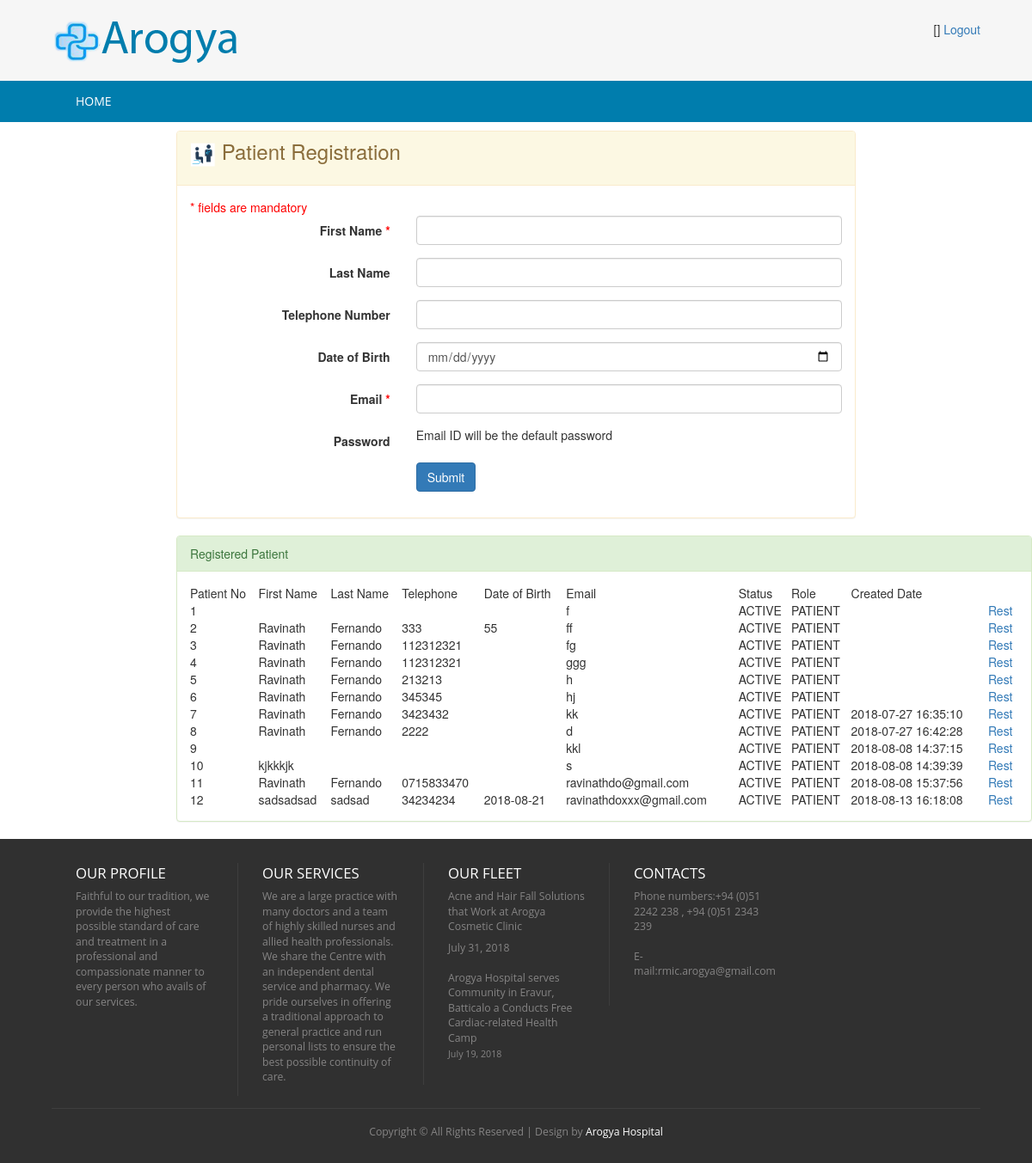
The page /Admin_Controller/loadPatientRegistration on the database as committed earlier.
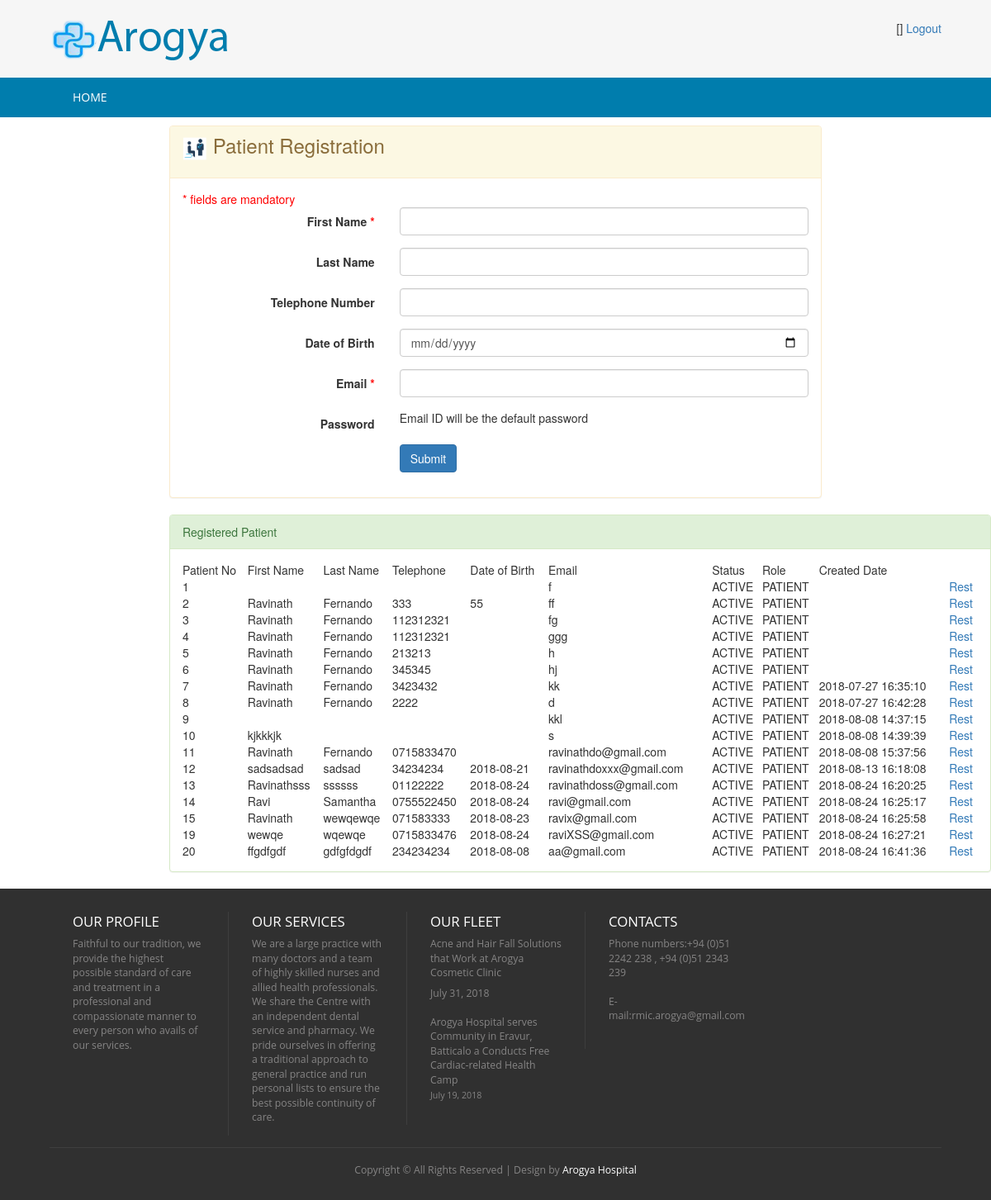
The same page on the database as committed later.
### tables this page shows
CREATE TABLE `hms_patient` (
  `id` int(5) NOT NULL AUTO_INCREMENT,
  `first_name` varchar(100) DEFAULT NULL,
  `last_name` varchar(100) DEFAULT NULL,
  `telephone` varchar(20) DEFAULT NULL,
  `dob` varchar(25) DEFAULT NULL,
  `email` varchar(50) DEFAULT NULL,
  `pword` text DEFAULT NULL,
  `status_code` varchar(20) DEFAULT 'ACTIVE',
  `user_role` varchar(20) DEFAULT 'PATIENT',
  `created_date` timestamp NULL DEFAULT current_timestamp(),
  PRIMARY KEY (`id`),
  UNIQUE KEY `NewIndex1_email` (`email`)
);

### application/controllers/Admin_Controller.php (called while the page is built, shortened)
<?php
class Admin_Controller extends CI_Controller {
    public function loadPatientRegistration() {
        $this->load->model(array('Patient'));
        $data['msg'] = '';
        $patient0 = new Patient();
        $data['patientList'] = $patient0->get();
        $this->load->view('admin/admin-patient-registration', $data);
    }
}

### index.php (called while the page is built, shortened)
<?php
require_once BASEPATH.'core/CodeIgniter.php';

### application/core/my_model.php (called while the page is built, shortened)
<?php
class MY_Model extends CI_Model{
    public function get($limit=0,$offset = 0) {
        if($limit){
            $query = $this->db->get($this::DB_TABLE,$limit,$offset);
        }else{
            $query = $this->db->get($this::DB_TABLE);
        }
        $ret_val = array();
        foreach ($query->result() as $row) {
            $model = new $class;
            $model->populate($row);
            $ret_val[$row->{$this::DB_TABLE_PK}] = $model;
        }
        return $ret_val;
    }
}

### application/views/admin/admin-patient-registration.php (the view, shortened to what this page needs)
<!DOCTYPE HTML>
<html>
    <head>
        <link href="<?php echo base_url('css/style.css'); ?>" rel="stylesheet" type="text/css"  media="all" />
        <link href="<?php echo base_url('css/bootstrap.css'); ?>" rel="stylesheet" type="text/css"/>
        <link rel="stylesheet" href="<?php echo base_url('css/responsiveslides.css') ?>">
    </head>
    <body>
        <div class="header">
            <div class="main-header">
                <div class="wrap">
                    <?php $this->load->view('admin/_head_admin'); ?>
                </div>
            </div>
            <div class="top-nav">
                <div class="wrap">
                    <ul>
                        <?php $this->load->view('admin/_menu_admin'); ?>
                    </ul>
                </div>
            </div>
        </div>
        <div class="content">
            <div class="row">
                <div class="col-md-2">
                    <?php $this->load->view('admin/_tree_admin'); ?>
                </div>
                <div class="col-md-8">
                    <div class="panel panel-warning">
                        <div class="panel-heading ">
                            <h3><img src="<?= base_url('/images/icon-patient.png') ?>" style="width: 30px" /> Patient Registration </h3>
                        </div>
                        <div class="panel-body">
                            <span class="mando-msg">* fields are mandatory</span>
                            <form class="form-horizontal" action="<?php echo base_url('/Admin_Controller/patientRegistration') ?>" method="post">
                                <div class="form-group">
                                    <label class="control-label col-xs-4" for="first_name">First Name <span class="mando-msg">*</span></label>
                                    <div class="col-xs-8">
                                        <input id="first_name" name="first_name" type="text" class="form-control" required="required">
                                    </div>
                                </div>
                                <div class="form-group">
                                    <label for="last_name" class="control-label col-xs-4">Last Name</label>
                                    <div class="col-xs-8">
                                        <input id="last_name" name="last_name" type="text" class="form-control">
                                    </div>
                                </div>
                                <div class="form-group">
                                    <label for="telephone" class="control-label col-xs-4">Telephone Number</label>
                                    <div class="col-xs-8">
                                        <input id="telephone" name="telephone" type="text" class="form-control">
                                    </div>
                                </div>
                                <div class="form-group">
                                    <label for="telephone" class="control-label col-xs-4">Date of Birth</label>
                                    <div class="col-xs-8">
                                        <input id="dob" name="dob" type="date" class="form-control">
                                    </div>
                                </div>
                                <div class="form-group">
                                    <label for="email" class="control-label col-xs-4">Email <span class="mando-msg">*</span></label>
                                    <div class="col-xs-8">
                                        <input id="email" name="email" type="text" class="form-control" required="">
                                    </div>
                                </div>
                                <div class="form-group">
                                    <label for="pword" class="control-label col-xs-4">Password </label>
                                    <div class="col-xs-8">
                                        Email ID will be the default password
                                    </div>
                                </div>
                                <div class="form-group row">
                                    <div class="col-xs-offset-4 col-xs-8">
                                        <button name="submit" type="submit" class="btn btn-primary">Submit</button>
                                    </div>
                                </div>
                            </form>
                        </div>
                    </div>
                </div>
            </div>
            <div class="row">
                <div class="col-md-2">
                </div>
                <div class="col-md-10">
                    <div class="panel panel-success">
                        <div class="panel-heading ">Registered Patient</div>
                        <div class="panel-body">
                            <table id="example" class="display" cellspacing="0" width="100%">
                                <thead>
                                    <tr>
                                        <th>Patient No</th>
                                        <th>First Name</th>
                                        <th>Last Name</th>
                                        <th>Telephone</th>
                                        <th>Date of Birth</th>
                                        <th>Email</th>
                                        <th>Status</th>
                                        <th>Role</th>
                                        <th>Created Date</th>
                                        <th></th>
                                    </tr>
                                </thead>
                                <tbody>
                                    <?php
                                    foreach ($patientList as $value) {
                                        ?>
                                        <tr>
                                            <td><?= $value->id ?></td>
                                            <td><?= $value->first_name ?></td>
                                            <td><?= $value->last_name ?></td>
                                            <td><?= $value->telephone ?></td>
                                            <td><?= $value->dob ?></td>
                                            <td><?= $value->email ?></td>
                                            <td><?= $value->status_code ?></td>
                                            <td><?= $value->user_role ?></td>
                                            <td><?= $value->created_date ?></td>
                                            <td><a href="<?= base_url('Admin_Controller/loadUpdatePatientProfile/'.$value->id)  ?>">Rest</a></td>
                                        </tr>
                                        <?php
                                    }
                                    ?>
                                </tbody>
                            </table>
                            <link href="<?= base_url('css/jquery.dataTables.min.css') ?>" rel="stylesheet" type="text/css"/>
                        </div>
                    </div>
                </div>
            </div>
        </div>
        <?php $this->load->view('_footer'); ?>
    </body>
</html>

### application/views/admin/_head_admin.php (shortened to what this page needs)
<div class="logo">
    <a href="#"><img src="<?php echo base_url('images/logo.png');?>" title="logo" /></a>
</div>
<div class="social-links">
    <ul>
        <li>[<?php echo $this->session->userdata('userbean')->user_role ?>]</li>
        <li><a href="<?php echo base_url('User_Controller/logoutHMS');?>">Logout</a></li>
    </ul>
</div>

### application/views/admin/_menu_admin.php
<li><a href="<?php echo base_url('Admin_Controller/loadHome');?>">Home</a></li>

### application/views/_footer.php (shortened to what this page needs)
<div class="footer">
    <div class="wrap">
        <div class="footer-grids">
            <div class="footer-grid">
                <h3>OUR Profile</h3>
                <ul>
                    <li><a href="#">Faithful to our tradition, we provide the highest possible standard of care and treatment in a professional and compassionate manner to every person who avails of our services.</a></li>
                </ul>
            </div>
            <div class="footer-grid">
                <h3>Our Services</h3>
                <ul>
                    <li><a href="#">We are a large practice with many doctors and a team of highly skilled nurses and allied health professionals. We share the Centre with an independent dental service and pharmacy.
                            We pride ourselves in offering a traditional approach to general practice and run personal lists to ensure the best possible continuity of care.
                        </a></li>
                </ul>
            </div>
            <div class="footer-grid">
                <h3>OUR FLEET</h3>
                <ul>
                    <li><a href="#">Acne and Hair Fall Solutions that Work at Arogya Cosmetic Clinic</a>
                        <p>July 31, 2018</p>
                    </li>
                    <li><a href="#">Arogya Hospital serves Community in Eravur, Batticalo a Conducts Free Cardiac-related Health Camp
                            <p>July 19, 2018</p>
                        </a></li>
                </ul>
            </div>
            <div class="footer-grid">
                <h3>CONTACTS</h3>
                <p>Phone numbers:+94 (0)51 2242 238 , +94 (0)51 2343 239</p>
                <p>E-mail:rmic.arogya@gmail.com</p>
                <p></p>
            </div>
        </div>
        <div class="copy-tight">
            <p>Copyright &copy; All Rights Reserved | Design by <a href="#">Arogya Hospital</a></p>
        </div>
    </div>
</div>

### css/style.css (style rules this page uses)
html,body,div,span,applet,object,iframe,h1,h2,h3,h4,h5,h6,p,blockquote,pre,a,abbr,acronym,address,big,cite,code,del,dfn,em,img,ins,kbd,q,s,samp,small,strike,strong,sub,sup,tt,var,b,u,i,dl,dt,dd,ol,nav ul,nav li,fieldset,form,label,legend,table,caption,tbody,tfoot,thead,tr,th,td,article,aside,canvas,details,embed,figure,figcaption,footer,header,hgroup,menu,nav,output,ruby,section,summary,time,mark,audio,video { margin:0;padding:0;border:0;font-size:100%;font:inherit;vertical-align:baseline; }
ol,ul { list-style:none;margin:0px;padding:0px; }
table { border-collapse:collapse;border-spacing:0; }
a { text-decoration:none; }
img { max-width:100%; }
body { background: #F6F6F6; }
.mando-msg { color: red; }
.wrap { width:80%; margin:0 auto; }
.main-header { padding: 1.7em 0 1.5em 0; background: #F6F6F6; }
.logo { float:left; }
.logo img { display:block; }
.social-links { float:right; }
.social-links ul li { display:inline-block; }
.top-nav { background:#007DAD; }
.top-nav ul li { display:inline-block; float: left; border-left: 1px ridge #1087B4; }
.top-nav ul li:nth-child(1) { border:none; }
.top-nav li a { font-size: 1em; font-family: 'Open Sans', sans-serif; color: #FFF; background: #007DAD; text-transform: uppercase; padding: 1em 2em; display: block; transition: 0.5s ease; -o-transition: 0.5s ease; -webkit-transition: 0.5s ease; }
.footer { padding: 2em 0 1em 0; background:#303030; }
.footer-grid { float: left; width: 20%; border-left: 1px solid rgba(153, 153, 153, 0.13); padding: 0px 28px; }
.footer-grid:first-child { border:none; }
.footer-grid ul li a,.footer-grid p { color: #858484; font-size: 0.875em; font-family: 'Open Sans', sans-serif; transition: 0.5s ease; -o-transition: 0.5s ease; -webkit-transition: 0.5s ease; padding: 0.3em 0; display: block; }
.footer-grid h3 { font-family: 'Open Sans', sans-serif; color:#FFF; font-size:1.2em; text-transform: uppercase; margin: 0.2em 0 0.3em 0; }
.copy-tight { text-align: center; padding: 1em 0 0 0; border-top: 1px solid rgba(153, 153, 153, 0.13); margin-top: 1em; }
.copy-tight p { color: #858484; font-size: 0.875em; font-family: 'Open Sans', sans-serif; padding: 0.3em 0; display: block; }
.copy-tight p a { color:#FFF; transition: 0.5s ease; -o-transition: 0.5s ease; -webkit-transition: 0.5s ease; }
@media (max-width: 1366px) { .wrap { width:90%; } }

Rows that differ between the two databases and show on the page:
added hms_patient: id "13", first_name "Ravinathsss", last_name "ssssss", telephone "01122222", dob "2018-08-24", email "ravinathdoss@gmail.com", status_code "ACTIVE", user_role "PATIENT", created_date "2018-08-24 16:20:25"
added hms_patient: id "14", first_name "Ravi", last_name "Samantha", telephone "0755522450", dob "2018-08-24", email "ravi@gmail.com", status_code "ACTIVE", user_role "PATIENT", created_date "2018-08-24 16:25:17"
added hms_patient: id "15", first_name "Ravinath", last_name "wewqewqe", telephone "071583333", dob "2018-08-23", email "ravix@gmail.com", status_code "ACTIVE", user_role "PATIENT", created_date "2018-08-24 16:25:58"
added hms_patient: id "19", first_name "wewqe", last_name "wqewqe", telephone "0715833476", dob "2018-08-24", email "raviXSS@gmail.com", status_code "ACTIVE", user_role "PATIENT", created_date "2018-08-24 16:27:21"
added hms_patient: id "20", first_name "ffgdfgdf", last_name "gdfgfdgdf", telephone "234234234", dob "2018-08-08", email "aa@gmail.com", status_code "ACTIVE", user_role "PATIENT", created_date "2018-08-24 16:41:36"
